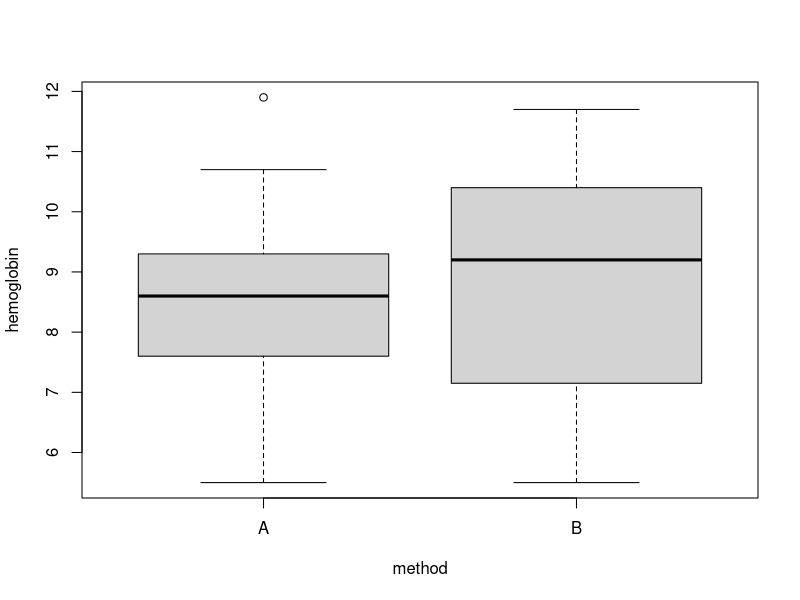
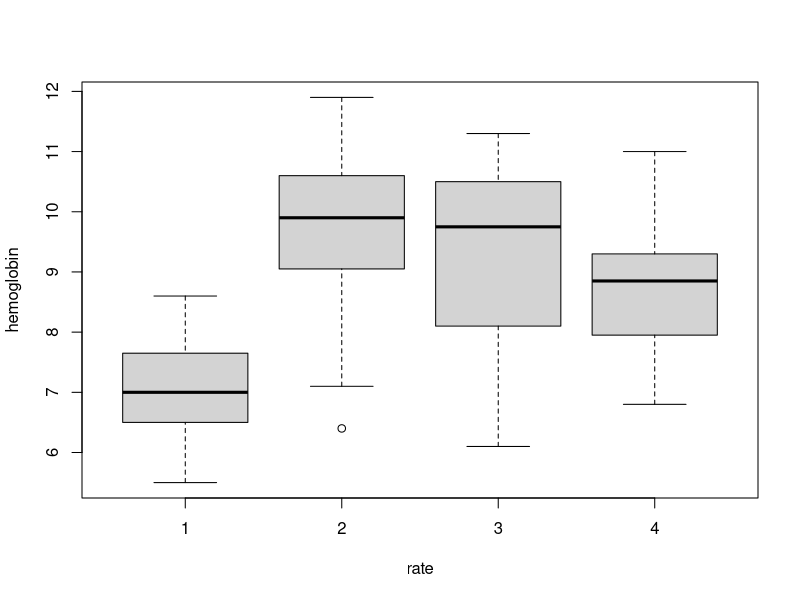
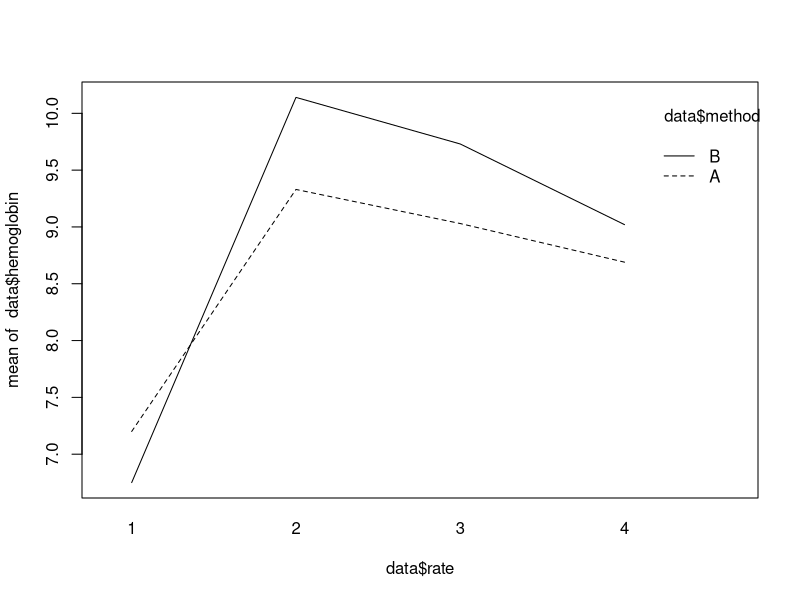
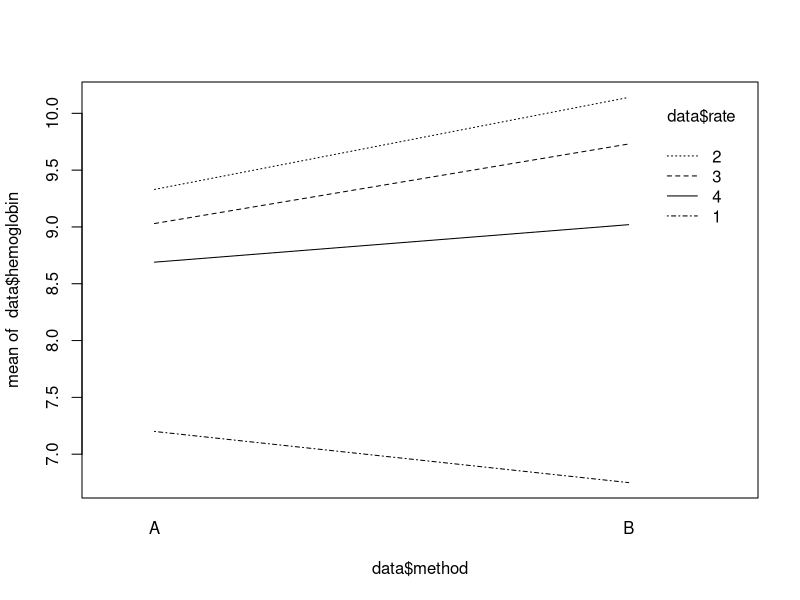
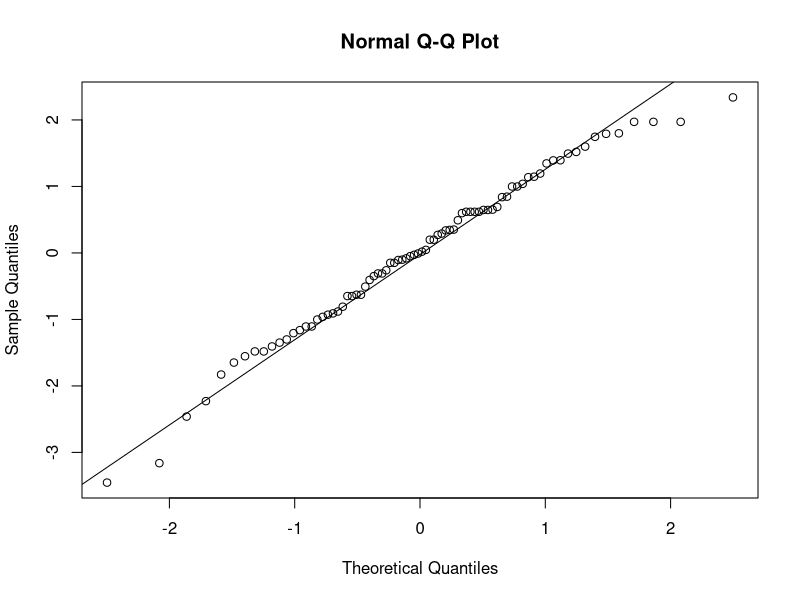
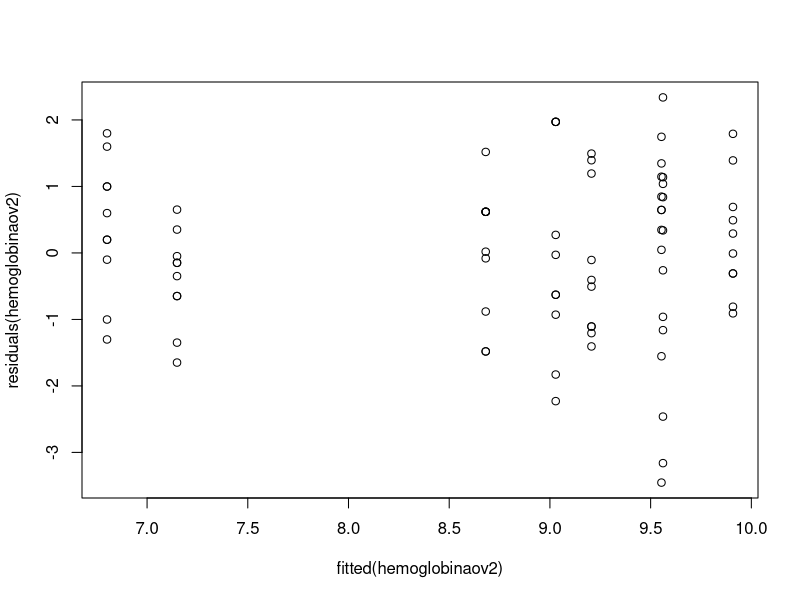

The R source for these figures, in order:
#1a 
#4 rate factors 2 method factors and each specific combination is repeated 
#for 10 fishes. With this code the 80 fishes are distributed randomly 
#over all combinations of levels of factors rate and method.
I=4; J=2; N=10
rbind(rep(1:I,each=N*J),rep(1:J,N*I),sample(1:(N*I*J)))

#1b
data = read.table("hemoglobin.txt", header=TRUE)

#necessary other wise rate is numerical and should be categorical
data$rate=as.factor(data$rate)

boxplot(hemoglobin ~ method, data = data)
boxplot(hemoglobin ~ rate, data = data)

interaction.plot(x.factor = data$rate, trace.factor = data$method, response = data$hemoglobin)
interaction.plot(x.factor = data$method, trace.factor = data$rate, response = data$hemoglobin)

hemoglobinaov=lm(hemoglobin ~ method * rate, data = data) 
anova(hemoglobinaov)
#The p-value for the interaction between method and the rate is larger than 0.05. 
#So, there is no evidence for interaction between the two factor. Therefore
#we will create a new model without the interaction called the additive model

hemoglobinaov2 =lm(hemoglobin ~ method + rate, data = data)
anova(hemoglobinaov2)
#With the two way anova additive model we can see that the method factor had a 
#p-value>0.05 and therefore has no  main effect for the outcome of this research
#the rate factor has a p-value<0.05 which means that the effect of different amounts 
#of sulfamerazine that is given to the  brown trout gives significantly different 
#amounts of hemoglobin in their blood.

qqnorm(residuals(hemoglobinaov2))
qqline(residuals(hemoglobinaov2))
#QQ plot looks like the residuals are normally distributed

shapiro.test(residuals(hemoglobinaov2))
#larger than confidence level: 0.05, therefore passed the test and can state 
#that there exists no significant departure from normality. 

plot(fitted(hemoglobinaov2),residuals(hemoglobinaov2))
hemoglobinaov2
#the spread in the residuals seems to be in the similar range for all the fitted 
#values. So, we can assume equal variance in the residuals.
#Because the requirements of normality and the assumption of equal variances
#are met we can use the two way ANOVA test

#4c
#Which of the two factors has the greatest influence? 
#The rate factor has a significant main effect on the the amount of hemoglobin,
#while the method factor does not have a significant main effect on the amount
#of hemoglobin. So the rate factor has the greatest influence of the two. This
#is a good question, because one factor is significant and the other is not
#if both were insignificant than it would not be a good question.

library("dplyr")
group_by(data, method, rate) %>%
  summarise(
    count = n(),
    mean = mean(hemoglobin, na.rm = TRUE),
    sd = sd(hemoglobin, na.rm = TRUE)
  )
#Rate 2 and method B leads to a mean of 10.1, which is the highest hemoglobin 
#yield when both factors are considered. When rate 3 and method A was used than
#the mean was eastimated to be 9.03.

library("dplyr")
group_by(data, rate) %>%
  summarise(
    count = n(),
    mean = mean(hemoglobin, na.rm = TRUE),
    sd = sd(hemoglobin, na.rm = TRUE)
  )

#When only the factor rate is considered than rate 2 gives the highest mean
#rate with a mean of 9.74 hemoglobin yield.

#4d
hemoglobinaov3 =lm(hemoglobin ~ rate, data = data)
anova(hemoglobinaov3)
#with the one way anova we see that the p<0.05 and therefore the rate factor
#gives significant different means for the hemoglobin. We can use the one way
#anova test on this data set because the factor method is insignficant and
#the interaction between the rate factor and the method factor is also
#insignficant